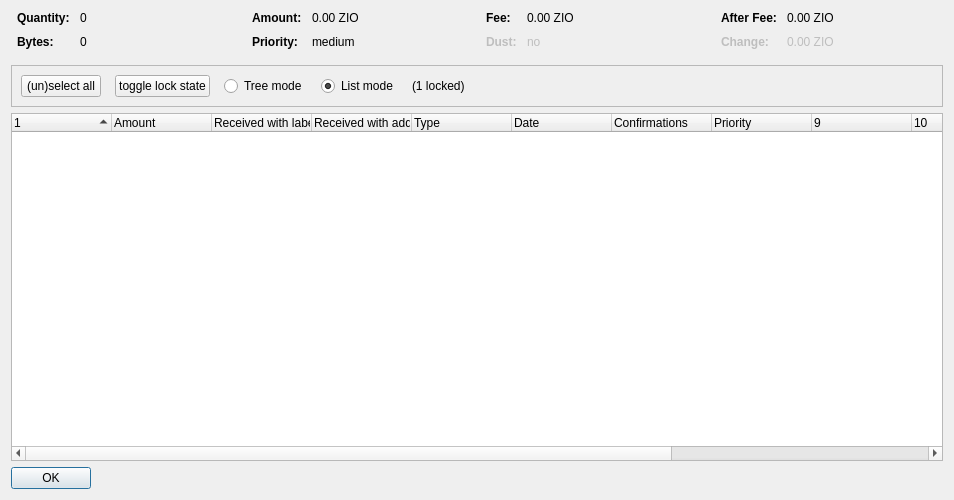
<?xml version="1.0" encoding="UTF-8"?>
<ui version="4.0">
 <class>CoinControlDialog</class>
 <widget class="QDialog" name="CoinControlDialog">
  <property name="geometry">
   <rect>
    <x>0</x>
    <y>0</y>
    <width>954</width>
    <height>500</height>
   </rect>
  </property>
  <property name="windowTitle">
   <string>Coin Selection</string>
  </property>
  <layout class="QVBoxLayout" name="verticalLayout">
   <item>
    <layout class="QHBoxLayout" name="horizontalLayoutTop" stretch="0,0,0,0">
     <property name="topMargin">
      <number>0</number>
     </property>
     <property name="bottomMargin">
      <number>10</number>
     </property>
     <item>
      <layout class="QFormLayout" name="formLayoutCoinControl1">
       <property name="horizontalSpacing">
        <number>10</number>
       </property>
       <property name="verticalSpacing">
        <number>10</number>
       </property>
       <property name="leftMargin">
        <number>6</number>
       </property>
       <property name="rightMargin">
        <number>6</number>
       </property>
       <item row="0" column="0">
        <widget class="QLabel" name="labelCoinControlQuantityText">
         <property name="font">
          <font>
           <weight>75</weight>
           <bold>true</bold>
          </font>
         </property>
         <property name="text">
          <string>Quantity:</string>
         </property>
        </widget>
       </item>
       <item row="0" column="1">
        <widget class="QLabel" name="labelCoinControlQuantity">
         <property name="cursor">
          <cursorShape>IBeamCursor</cursorShape>
         </property>
         <property name="contextMenuPolicy">
          <enum>Qt::ActionsContextMenu</enum>
         </property>
         <property name="text">
          <string notr="true">0</string>
         </property>
         <property name="textInteractionFlags">
          <set>Qt::LinksAccessibleByMouse|Qt::TextSelectableByKeyboard|Qt::TextSelectableByMouse</set>
         </property>
        </widget>
       </item>
       <item row="1" column="0">
        <widget class="QLabel" name="labelCoinControlBytesText">
         <property name="font">
          <font>
           <weight>75</weight>
           <bold>true</bold>
          </font>
         </property>
         <property name="text">
          <string>Bytes:</string>
         </property>
        </widget>
       </item>
       <item row="1" column="1">
        <widget class="QLabel" name="labelCoinControlBytes">
         <property name="cursor">
          <cursorShape>IBeamCursor</cursorShape>
         </property>
         <property name="contextMenuPolicy">
          <enum>Qt::ActionsContextMenu</enum>
         </property>
         <property name="text">
          <string notr="true">0</string>
         </property>
         <property name="textInteractionFlags">
          <set>Qt::LinksAccessibleByMouse|Qt::TextSelectableByKeyboard|Qt::TextSelectableByMouse</set>
         </property>
        </widget>
       </item>
      </layout>
     </item>
     <item>
      <layout class="QFormLayout" name="formLayoutCoinControl2">
       <property name="horizontalSpacing">
        <number>10</number>
       </property>
       <property name="verticalSpacing">
        <number>10</number>
       </property>
       <property name="leftMargin">
        <number>6</number>
       </property>
       <property name="rightMargin">
        <number>6</number>
       </property>
       <item row="0" column="0">
        <widget class="QLabel" name="labelCoinControlAmountText">
         <property name="font">
          <font>
           <weight>75</weight>
           <bold>true</bold>
          </font>
         </property>
         <property name="text">
          <string>Amount:</string>
         </property>
        </widget>
       </item>
       <item row="0" column="1">
        <widget class="QLabel" name="labelCoinControlAmount">
         <property name="cursor">
          <cursorShape>IBeamCursor</cursorShape>
         </property>
         <property name="contextMenuPolicy">
          <enum>Qt::ActionsContextMenu</enum>
         </property>
         <property name="text">
          <string notr="true">0.00 ZIO</string>
         </property>
         <property name="textInteractionFlags">
          <set>Qt::LinksAccessibleByMouse|Qt::TextSelectableByKeyboard|Qt::TextSelectableByMouse</set>
         </property>
        </widget>
       </item>
       <item row="1" column="0">
        <widget class="QLabel" name="labelCoinControlPriorityText">
         <property name="font">
          <font>
           <weight>75</weight>
           <bold>true</bold>
          </font>
         </property>
         <property name="text">
          <string>Priority:</string>
         </property>
        </widget>
       </item>
       <item row="1" column="1">
        <widget class="QLabel" name="labelCoinControlPriority">
         <property name="cursor">
          <cursorShape>IBeamCursor</cursorShape>
         </property>
         <property name="contextMenuPolicy">
          <enum>Qt::ActionsContextMenu</enum>
         </property>
         <property name="text">
          <string>medium</string>
         </property>
         <property name="textInteractionFlags">
          <set>Qt::LinksAccessibleByMouse|Qt::TextSelectableByKeyboard|Qt::TextSelectableByMouse</set>
         </property>
        </widget>
       </item>
      </layout>
     </item>
     <item>
      <layout class="QFormLayout" name="formLayoutCoinControl3">
       <property name="horizontalSpacing">
        <number>10</number>
       </property>
       <property name="verticalSpacing">
        <number>10</number>
       </property>
       <property name="leftMargin">
        <number>6</number>
       </property>
       <property name="rightMargin">
        <number>6</number>
       </property>
       <item row="0" column="0">
        <widget class="QLabel" name="labelCoinControlFeeText">
         <property name="font">
          <font>
           <weight>75</weight>
           <bold>true</bold>
          </font>
         </property>
         <property name="text">
          <string>Fee:</string>
         </property>
        </widget>
       </item>
       <item row="0" column="1">
        <widget class="QLabel" name="labelCoinControlFee">
         <property name="cursor">
          <cursorShape>IBeamCursor</cursorShape>
         </property>
         <property name="contextMenuPolicy">
          <enum>Qt::ActionsContextMenu</enum>
         </property>
         <property name="text">
          <string notr="true">0.00 ZIO</string>
         </property>
         <property name="textInteractionFlags">
          <set>Qt::LinksAccessibleByMouse|Qt::TextSelectableByKeyboard|Qt::TextSelectableByMouse</set>
         </property>
        </widget>
       </item>
       <item row="1" column="0">
        <widget class="QLabel" name="labelCoinControlLowOutputText">
         <property name="enabled">
          <bool>false</bool>
         </property>
         <property name="font">
          <font>
           <weight>75</weight>
           <bold>true</bold>
          </font>
         </property>
         <property name="text">
          <string>Dust:</string>
         </property>
        </widget>
       </item>
       <item row="1" column="1">
        <widget class="QLabel" name="labelCoinControlLowOutput">
         <property name="enabled">
          <bool>false</bool>
         </property>
         <property name="cursor">
          <cursorShape>IBeamCursor</cursorShape>
         </property>
         <property name="contextMenuPolicy">
          <enum>Qt::ActionsContextMenu</enum>
         </property>
         <property name="text">
          <string>no</string>
         </property>
         <property name="textInteractionFlags">
          <set>Qt::LinksAccessibleByMouse|Qt::TextSelectableByKeyboard|Qt::TextSelectableByMouse</set>
         </property>
        </widget>
       </item>
      </layout>
     </item>
     <item>
      <layout class="QFormLayout" name="formLayoutCoinControl4">
       <property name="horizontalSpacing">
        <number>10</number>
       </property>
       <property name="verticalSpacing">
        <number>10</number>
       </property>
       <property name="leftMargin">
        <number>6</number>
       </property>
       <property name="rightMargin">
        <number>6</number>
       </property>
       <item row="0" column="0">
        <widget class="QLabel" name="labelCoinControlAfterFeeText">
         <property name="font">
          <font>
           <weight>75</weight>
           <bold>true</bold>
          </font>
         </property>
         <property name="text">
          <string>After Fee:</string>
         </property>
        </widget>
       </item>
       <item row="0" column="1">
        <widget class="QLabel" name="labelCoinControlAfterFee">
         <property name="cursor">
          <cursorShape>IBeamCursor</cursorShape>
         </property>
         <property name="contextMenuPolicy">
          <enum>Qt::ActionsContextMenu</enum>
         </property>
         <property name="text">
          <string notr="true">0.00 ZIO</string>
         </property>
         <property name="textInteractionFlags">
          <set>Qt::LinksAccessibleByMouse|Qt::TextSelectableByKeyboard|Qt::TextSelectableByMouse</set>
         </property>
        </widget>
       </item>
       <item row="1" column="0">
        <widget class="QLabel" name="labelCoinControlChangeText">
         <property name="enabled">
          <bool>false</bool>
         </property>
         <property name="font">
          <font>
           <weight>75</weight>
           <bold>true</bold>
          </font>
         </property>
         <property name="text">
          <string>Change:</string>
         </property>
        </widget>
       </item>
       <item row="1" column="1">
        <widget class="QLabel" name="labelCoinControlChange">
         <property name="enabled">
          <bool>false</bool>
         </property>
         <property name="cursor">
          <cursorShape>IBeamCursor</cursorShape>
         </property>
         <property name="contextMenuPolicy">
          <enum>Qt::ActionsContextMenu</enum>
         </property>
         <property name="text">
          <string notr="true">0.00 ZIO</string>
         </property>
         <property name="textInteractionFlags">
          <set>Qt::LinksAccessibleByMouse|Qt::TextSelectableByKeyboard|Qt::TextSelectableByMouse</set>
         </property>
        </widget>
       </item>
      </layout>
     </item>
    </layout>
   </item>
   <item>
    <widget class="QFrame" name="frame">
     <property name="minimumSize">
      <size>
       <width>0</width>
       <height>40</height>
      </size>
     </property>
     <property name="frameShape">
      <enum>QFrame::StyledPanel</enum>
     </property>
     <property name="frameShadow">
      <enum>QFrame::Sunken</enum>
     </property>
     <layout class="QHBoxLayout" name="horizontalLayout">
      <item>
       <layout class="QHBoxLayout" name="horizontalLayoutPanel" stretch="0,0,0,0,0,0">
        <property name="spacing">
         <number>14</number>
        </property>
        <item>
         <widget class="QPushButton" name="pushButtonSelectAll">
          <property name="sizePolicy">
           <sizepolicy hsizetype="Maximum" vsizetype="Fixed">
            <horstretch>0</horstretch>
            <verstretch>0</verstretch>
           </sizepolicy>
          </property>
          <property name="text">
           <string>(un)select all</string>
          </property>
          <property name="autoDefault">
           <bool>false</bool>
          </property>
         </widget>
        </item>
        <item>
         <widget class="QPushButton" name="pushButtonToggleLock">
          <property name="sizePolicy">
           <sizepolicy hsizetype="Maximum" vsizetype="Fixed">
            <horstretch>0</horstretch>
            <verstretch>0</verstretch>
           </sizepolicy>
          </property>
          <property name="text">
           <string>toggle lock state</string>
          </property>
          <property name="autoDefault">
           <bool>false</bool>
          </property>
         </widget>
        </item>
        <item>
         <widget class="QRadioButton" name="radioTreeMode">
          <property name="sizePolicy">
           <sizepolicy hsizetype="Maximum" vsizetype="Fixed">
            <horstretch>0</horstretch>
            <verstretch>0</verstretch>
           </sizepolicy>
          </property>
          <property name="text">
           <string>Tree mode</string>
          </property>
         </widget>
        </item>
        <item>
         <widget class="QRadioButton" name="radioListMode">
          <property name="sizePolicy">
           <sizepolicy hsizetype="Maximum" vsizetype="Fixed">
            <horstretch>0</horstretch>
            <verstretch>0</verstretch>
           </sizepolicy>
          </property>
          <property name="text">
           <string>List mode</string>
          </property>
          <property name="checked">
           <bool>true</bool>
          </property>
         </widget>
        </item>
        <item>
         <widget class="QLabel" name="labelLocked">
          <property name="text">
           <string>(1 locked)</string>
          </property>
         </widget>
        </item>
        <item>
         <spacer name="horizontalSpacer">
          <property name="orientation">
           <enum>Qt::Horizontal</enum>
          </property>
          <property name="sizeHint" stdset="0">
           <size>
            <width>40</width>
            <height>20</height>
           </size>
          </property>
         </spacer>
        </item>
       </layout>
      </item>
     </layout>
    </widget>
   </item>
   <item>
    <widget class="CoinControlTreeWidget" name="treeWidget">
     <property name="contextMenuPolicy">
      <enum>Qt::CustomContextMenu</enum>
     </property>
     <property name="sortingEnabled">
      <bool>false</bool>
     </property>
     <property name="columnCount">
      <number>13</number>
     </property>
     <attribute name="headerShowSortIndicator" stdset="0">
      <bool>true</bool>
     </attribute>
     <attribute name="headerStretchLastSection">
      <bool>false</bool>
     </attribute>
     <column>
      <property name="text">
       <string/>
      </property>
     </column>
     <column>
      <property name="text">
       <string>Amount</string>
      </property>
     </column>
     <column>
      <property name="text">
       <string>Received with label</string>
      </property>
     </column>
     <column>
      <property name="text">
       <string>Received with address</string>
      </property>
     </column>
     <column>
      <property name="text">
	<string>Type</string>
      </property>
     </column>
     <column>
      <property name="text">	 
       <string>Date</string>
      </property>
     </column>
     <column>
      <property name="text">
       <string>Confirmations</string>
      </property>
      <property name="toolTip">
       <string>Confirmed</string>
      </property>
     </column>
     <column>
      <property name="text">
       <string>Priority</string>
      </property>
     </column>
     <column>
      <property name="text">
       <string/>
      </property>
     </column>
     <column>
      <property name="text">
       <string/>
      </property>
     </column>
     <column>
      <property name="text">
       <string/>
      </property>
     </column>
     <column>
      <property name="text">
       <string/>
      </property>
     </column>
     <column>
      <property name="text">
       <string/>
      </property>
     </column>
    </widget>
   </item>
   <item>
    <widget class="QDialogButtonBox" name="buttonBox">
     <property name="sizePolicy">
      <sizepolicy hsizetype="Maximum" vsizetype="Fixed">
       <horstretch>0</horstretch>
       <verstretch>0</verstretch>
      </sizepolicy>
     </property>
     <property name="orientation">
      <enum>Qt::Horizontal</enum>
     </property>
     <property name="standardButtons">
      <set>QDialogButtonBox::Ok</set>
     </property>
    </widget>
   </item>
  </layout>
 </widget>
 <customwidgets>
  <customwidget>
   <class>CoinControlTreeWidget</class>
   <extends>QTreeWidget</extends>
   <header>coincontroltreewidget.h</header>
  </customwidget>
 </customwidgets>
 <resources/>
 <connections/>
</ui>
